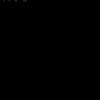
Frame 1 (no input)
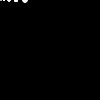
Frame 60 (the mouse pressed at the canvas centre just before this capture)
Frame 120 (the mouse held since frame 60 and released just before this capture): identical to frame 60, image omitted

The Processing sketch that drew these frames (run headless with seeded random() and noise(); from frame 60 on, the mouse is pressed at the canvas centre):

// Processing sketch: Ex_07
// ── Ex_07.pde
void setup() {
  size(100, 100);
  noStroke();
  fill(255, 40);
  background(0);
}

void draw() {
  if (mousePressed == true) {
    fill(0, 26);
  } else {
    fill(255, 26);
  }
  
  for (int i = 0; i < 6; i++) {
    ellipse(mouseX + i*i, mouseY, i, i);
  }
}
